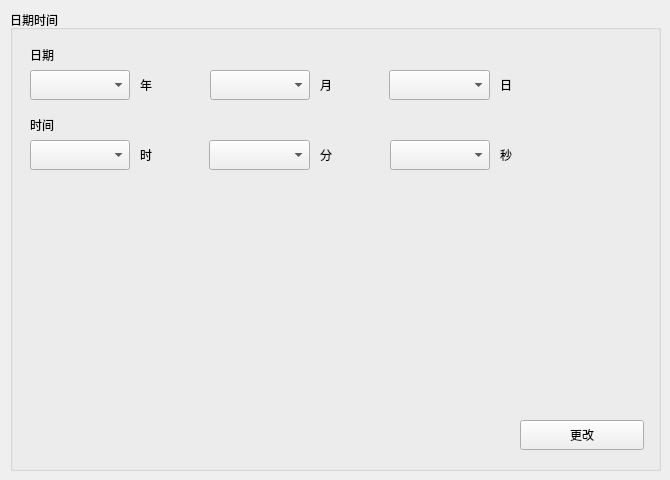
    <widget class="QWidget" name="page_7">
     <widget class="QGroupBox" name="gbox_datetime">
      <property name="geometry">
       <rect>
        <x>10</x>
        <y>10</y>
        <width>651</width>
        <height>461</height>
       </rect>
      </property>
      <property name="title">
       <string>日期时间</string>
      </property>
      <widget class="QLabel" name="label_11">
       <property name="geometry">
        <rect>
         <x>20</x>
         <y>30</y>
         <width>90</width>
         <height>30</height>
        </rect>
       </property>
       <property name="text">
        <string>日期</string>
       </property>
      </widget>
      <widget class="QLabel" name="label_14">
       <property name="geometry">
        <rect>
         <x>20</x>
         <y>100</y>
         <width>90</width>
         <height>30</height>
        </rect>
       </property>
       <property name="text">
        <string>时间</string>
       </property>
      </widget>
      <widget class="QComboBox" name="comboBox_year">
       <property name="geometry">
        <rect>
         <x>20</x>
         <y>60</y>
         <width>100</width>
         <height>30</height>
        </rect>
       </property>
      </widget>
      <widget class="QComboBox" name="comboBox_month">
       <property name="geometry">
        <rect>
         <x>200</x>
         <y>60</y>
         <width>100</width>
         <height>30</height>
        </rect>
       </property>
      </widget>
      <widget class="QComboBox" name="comboBox_day">
       <property name="geometry">
        <rect>
         <x>379</x>
         <y>60</y>
         <width>101</width>
         <height>30</height>
        </rect>
       </property>
      </widget>
      <widget class="QComboBox" name="comboBox_hour">
       <property name="geometry">
        <rect>
         <x>20</x>
         <y>130</y>
         <width>100</width>
         <height>30</height>
        </rect>
       </property>
      </widget>
      <widget class="QComboBox" name="comboBox_minute">
       <property name="geometry">
        <rect>
         <x>199</x>
         <y>130</y>
         <width>101</width>
         <height>30</height>
        </rect>
       </property>
      </widget>
      <widget class="QPushButton" name="btnChange">
       <property name="geometry">
        <rect>
         <x>510</x>
         <y>410</y>
         <width>124</width>
         <height>30</height>
        </rect>
       </property>
       <property name="text">
        <string>更改</string>
       </property>
       <property name="iconSize">
        <size>
         <width>120</width>
         <height>40</height>
        </size>
       </property>
      </widget>
      <widget class="QComboBox" name="comboBox_second">
       <property name="geometry">
        <rect>
         <x>380</x>
         <y>130</y>
         <width>100</width>
         <height>30</height>
        </rect>
       </property>
      </widget>
      <widget class="QLabel" name="label_15">
       <property name="geometry">
        <rect>
         <x>130</x>
         <y>60</y>
         <width>60</width>
         <height>30</height>
        </rect>
       </property>
       <property name="text">
        <string>年</string>
       </property>
      </widget>
      <widget class="QLabel" name="label_16">
       <property name="geometry">
        <rect>
         <x>310</x>
         <y>60</y>
         <width>60</width>
         <height>30</height>
        </rect>
       </property>
       <property name="text">
        <string>月</string>
       </property>
      </widget>
      <widget class="QLabel" name="label_18">
       <property name="geometry">
        <rect>
         <x>490</x>
         <y>60</y>
         <width>60</width>
         <height>30</height>
        </rect>
       </property>
       <property name="text">
        <string>日</string>
       </property>
      </widget>
      <widget class="QLabel" name="label_27">
       <property name="geometry">
        <rect>
         <x>130</x>
         <y>130</y>
         <width>60</width>
         <height>30</height>
        </rect>
       </property>
       <property name="text">
        <string>时</string>
       </property>
      </widget>
      <widget class="QLabel" name="label_29">
       <property name="geometry">
        <rect>
         <x>310</x>
         <y>130</y>
         <width>60</width>
         <height>30</height>
        </rect>
       </property>
       <property name="text">
        <string>分</string>
       </property>
      </widget>
      <widget class="QLabel" name="label_35">
       <property name="geometry">
        <rect>
         <x>490</x>
         <y>130</y>
         <width>60</width>
         <height>30</height>
        </rect>
       </property>
       <property name="text">
        <string>秒</string>
       </property>
      </widget>
     </widget>
    </widget>
